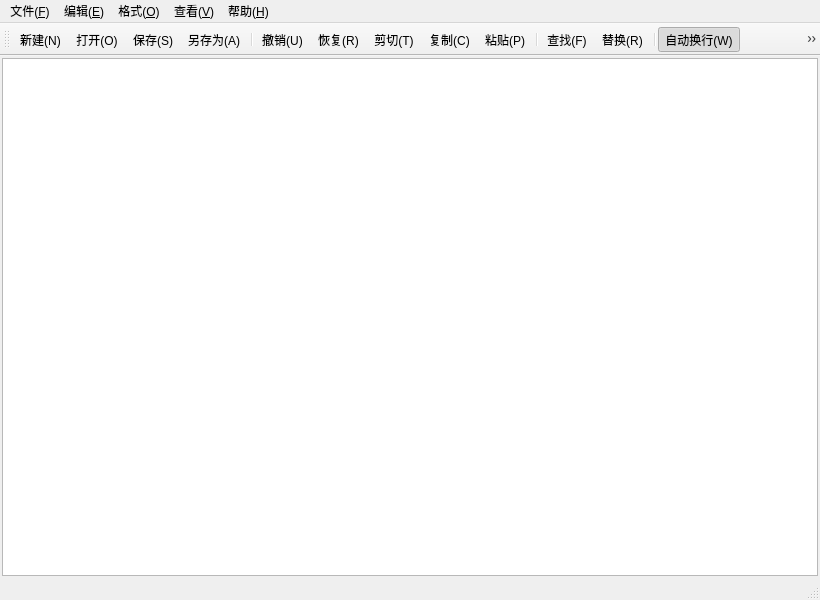
<?xml version="1.0" encoding="UTF-8"?>
<ui version="4.0">
 <class>MainWindow</class>
 <widget class="QMainWindow" name="MainWindow">
  <property name="geometry">
   <rect>
    <x>0</x>
    <y>0</y>
    <width>820</width>
    <height>600</height>
   </rect>
  </property>
  <property name="windowTitle">
   <string>新建文本文件 - 编辑器</string>
  </property>
  <widget class="QWidget" name="centralwidget">
   <layout class="QVBoxLayout" name="verticalLayout">
    <property name="spacing">
     <number>0</number>
    </property>
    <property name="leftMargin">
     <number>2</number>
    </property>
    <property name="topMargin">
     <number>2</number>
    </property>
    <property name="rightMargin">
     <number>2</number>
    </property>
    <property name="bottomMargin">
     <number>2</number>
    </property>
    <item>
     <widget class="CodeEditor" name="textEdit"/>
    </item>
   </layout>
  </widget>
  <widget class="QMenuBar" name="menubar">
   <property name="geometry">
    <rect>
     <x>0</x>
     <y>0</y>
     <width>820</width>
     <height>24</height>
    </rect>
   </property>
   <widget class="QMenu" name="menuFile">
    <property name="title">
     <string>文件(&amp;F)</string>
    </property>
    <addaction name="actionNew"/>
    <addaction name="actionOpen"/>
    <addaction name="actionSave"/>
    <addaction name="actionSaveAs"/>
    <addaction name="separator"/>
    <addaction name="actionExit"/>
   </widget>
   <widget class="QMenu" name="menuEdit">
    <property name="title">
     <string>编辑(&amp;E)</string>
    </property>
    <addaction name="actionUndo"/>
    <addaction name="actionRedo"/>
    <addaction name="separator"/>
    <addaction name="actionCut"/>
    <addaction name="actionCopy"/>
    <addaction name="actionPaste"/>
    <addaction name="separator"/>
    <addaction name="actionFind"/>
    <addaction name="actionReplace"/>
    <addaction name="separator"/>
    <addaction name="actionSelectAll"/>
   </widget>
   <widget class="QMenu" name="menuFormat">
    <property name="title">
     <string>格式(&amp;O)</string>
    </property>
    <addaction name="actionWrap"/>
    <addaction name="actionShowLine"/>
    <addaction name="separator"/>
    <addaction name="actionFont"/>
    <addaction name="actionFontColor"/>
    <addaction name="actionFontBgColor"/>
    <addaction name="actionEditorBgColor"/>
    <addaction name="separator"/>
    <addaction name="actionAutoSave"/>
   </widget>
   <widget class="QMenu" name="menuView">
    <property name="title">
     <string>查看(&amp;V)</string>
    </property>
    <addaction name="actionToolBar"/>
    <addaction name="actionStatusBar"/>
   </widget>
   <widget class="QMenu" name="menuHelp">
    <property name="title">
     <string>帮助(&amp;H)</string>
    </property>
    <addaction name="actionAbout"/>
   </widget>
   <addaction name="menuFile"/>
   <addaction name="menuEdit"/>
   <addaction name="menuFormat"/>
   <addaction name="menuView"/>
   <addaction name="menuHelp"/>
  </widget>
  <widget class="QToolBar" name="toolBar">
   <property name="windowTitle">
    <string>工具栏</string>
   </property>
   <attribute name="toolBarArea">
    <enum>TopToolBarArea</enum>
   </attribute>
   <attribute name="toolBarBreak">
    <bool>false</bool>
   </attribute>
   <addaction name="actionNew"/>
   <addaction name="actionOpen"/>
   <addaction name="actionSave"/>
   <addaction name="actionSaveAs"/>
   <addaction name="separator"/>
   <addaction name="actionUndo"/>
   <addaction name="actionRedo"/>
   <addaction name="actionCut"/>
   <addaction name="actionCopy"/>
   <addaction name="actionPaste"/>
   <addaction name="separator"/>
   <addaction name="actionFind"/>
   <addaction name="actionReplace"/>
   <addaction name="separator"/>
   <addaction name="actionWrap"/>
   <addaction name="actionShowLine"/>
   <addaction name="actionFont"/>
   <addaction name="actionFontColor"/>
   <addaction name="actionFontBgColor"/>
   <addaction name="actionEditorBgColor"/>
  </widget>
  <widget class="QStatusBar" name="statusbar"/>
  <action name="actionNew">
   <property name="text">
    <string>新建(&amp;N)</string>
   </property>
   <property name="shortcut">
    <string>Ctrl+N</string>
   </property>
  </action>
  <action name="actionOpen">
   <property name="text">
    <string>打开(&amp;O)</string>
   </property>
   <property name="shortcut">
    <string>Ctrl+O</string>
   </property>
  </action>
  <action name="actionSave">
   <property name="text">
    <string>保存(&amp;S)</string>
   </property>
   <property name="shortcut">
    <string>Ctrl+S</string>
   </property>
  </action>
  <action name="actionSaveAs">
   <property name="text">
    <string>另存为(&amp;A)</string>
   </property>
  </action>
  <action name="actionExit">
   <property name="text">
    <string>退出(&amp;X)</string>
   </property>
   <property name="shortcut">
    <string>Alt+F4</string>
   </property>
  </action>
  <action name="actionUndo">
   <property name="text">
    <string>撤销(&amp;U)</string>
   </property>
   <property name="shortcut">
    <string>Ctrl+Z</string>
   </property>
  </action>
  <action name="actionRedo">
   <property name="text">
    <string>恢复(&amp;R)</string>
   </property>
   <property name="shortcut">
    <string>Ctrl+Shift+Z</string>
   </property>
  </action>
  <action name="actionCut">
   <property name="text">
    <string>剪切(&amp;T)</string>
   </property>
   <property name="shortcut">
    <string>Ctrl+X</string>
   </property>
  </action>
  <action name="actionCopy">
   <property name="text">
    <string>复制(&amp;C)</string>
   </property>
   <property name="shortcut">
    <string>Ctrl+C</string>
   </property>
  </action>
  <action name="actionPaste">
   <property name="text">
    <string>粘贴(&amp;P)</string>
   </property>
   <property name="shortcut">
    <string>Ctrl+V</string>
   </property>
  </action>
  <action name="actionFind">
   <property name="text">
    <string>查找(&amp;F)</string>
   </property>
   <property name="shortcut">
    <string>Ctrl+F</string>
   </property>
  </action>
  <action name="actionReplace">
   <property name="text">
    <string>替换(&amp;R)</string>
   </property>
   <property name="shortcut">
    <string>Ctrl+H</string>
   </property>
  </action>
  <action name="actionSelectAll">
   <property name="text">
    <string>全选(&amp;A)</string>
   </property>
   <property name="shortcut">
    <string>Ctrl+A</string>
   </property>
  </action>
  <action name="actionWrap">
   <property name="text">
    <string>自动换行(&amp;W)</string>
   </property>
   <property name="checkable">
    <bool>true</bool>
   </property>
   <property name="checked">
    <bool>true</bool>
   </property>
  </action>
  <action name="actionShowLine">
   <property name="text">
    <string>显示行号(&amp;L)</string>
   </property>
   <property name="shortcut">
    <string>Ctrl+L</string>
   </property>
   <property name="checkable">
    <bool>true</bool>
   </property>
   <property name="checked">
    <bool>true</bool>
   </property>
  </action>
  <action name="actionFont">
   <property name="text">
    <string>字体(&amp;F)</string>
   </property>
  </action>
  <action name="actionFontColor">
   <property name="text">
    <string>字体颜色</string>
   </property>
  </action>
  <action name="actionFontBgColor">
   <property name="text">
    <string>字体背景色</string>
   </property>
  </action>
  <action name="actionEditorBgColor">
   <property name="text">
    <string>编辑器背景色</string>
   </property>
  </action>
  <action name="actionAutoSave">
   <property name="text">
    <string>定时自动保存(&amp;S)</string>
   </property>
   <property name="checkable">
    <bool>true</bool>
   </property>
  </action>
  <action name="actionToolBar">
   <property name="text">
    <string>工具栏(&amp;T)</string>
   </property>
   <property name="checkable">
    <bool>true</bool>
   </property>
   <property name="checked">
    <bool>true</bool>
   </property>
  </action>
  <action name="actionStatusBar">
   <property name="text">
    <string>状态栏(&amp;S)</string>
   </property>
   <property name="checkable">
    <bool>true</bool>
   </property>
   <property name="checked">
    <bool>true</bool>
   </property>
  </action>
  <action name="actionAbout">
   <property name="text">
    <string>关于(&amp;A)</string>
   </property>
  </action>
 </widget>
 <customwidgets>
  <customwidget>
   <class>CodeEditor</class>
   <extends>QPlainTextEdit</extends>
   <header>codeeditor.h</header>
  </customwidget>
 </customwidgets>
 <resources/>
 <connections/>
</ui>
